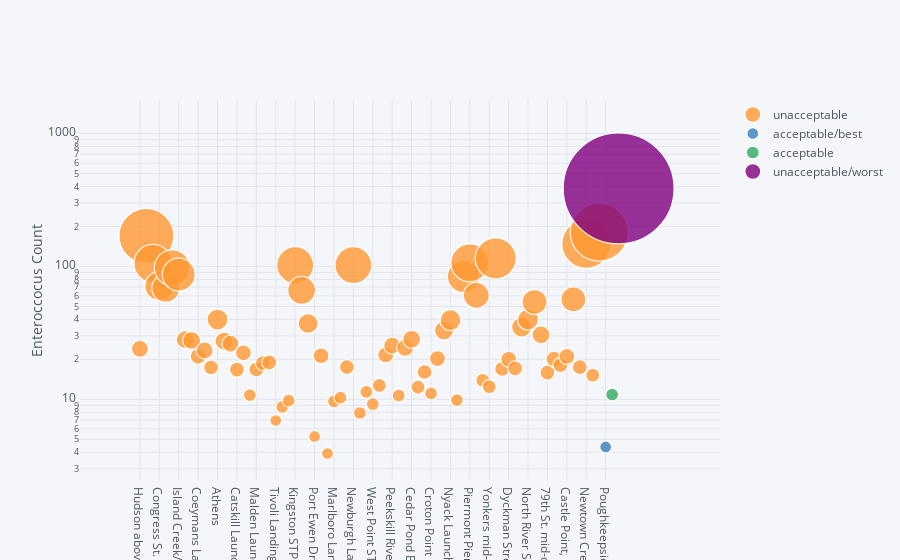

Here is the notebook cell this chart was saved with:
### Markdown cell above
**Plot the geomean vs sites in bubble chart.**

### Code cell
q1.iplot(kind='bubble', x='Site', y='geomean', size='geomean', text='Site',categories='swim',
             yTitle='Enteroccocus Count',
             filename='cufflinks/q1-bubble-chart',logy=True)

### Figure 1 — Plotly figure (JSON) as saved in the notebook; plotly's stock layout.template omitted (floating-point values rounded to 4 significant figures)
{"data": [{"marker": {"color": "rgba(255, 153, 51, 1.0)", "line": {"width": 1.3}, "opacity": 0.8, "size": [17, 55, 38, 29, 28, 36, 33, 18, 18, 16, 17, 15, 21, 18, 17, 15, 16, 13, 15, 15, 15, 12, 13, 13, 37, 28, 20, 12, 16, 12, 13, 13, 15, 37, 13, 13, 13, 14, 16, 17, 13, 17, 18, 14, 15, 13, 16, 19, 21, 13, 32, 38, 26, 14, 14, 41, 15, 16, 15, 20, 21, 25, 18, 15, 16, 15, 16, 25, 15, 49, 14, 58], "symbol": "dot"}, "mode": "markers", "name": "unacceptable", "text": ["Hudson above Mohawk River", "Mohawk River at Waterford", "Hudson River above Troy Lock", "Congress St. Bridge- Troy", "Albany Rowing Dock", "Dunn Memorial Bridge- Albany", "Island Creek/Normans Kill", "Bethlehem Launch Ramp", "Castleton", "Coeymans Landing", "Coxsackie Waterfront Park", "Gay's Point mid-channel", "Athens", "Hudson Landing Ramp", "Catskill Creek- First Bridge", "Catskill Launch Ramp", "Catskill Creek- East End", "Inbocht Bay", "Malden Launch Ramp", "Esopus Creek West", "Esopus Creek Entrance", "Tivoli Landing", "Ulster Landing Beach", "Kingston Point Beach", "Kingston STP Outfall", "Rondout- Kingston Public Dock", "Rondout- Eddyville Anchorage", "Port Ewen Drinking Water Intake", "Norrie Point Yacht Basin", "Norrie Point mid-channel", "Marlboro Landing", "Wappingers Creek", "Beacon Harbor", "Newburgh Launch Ramp", "Little Stony Point", "Cold Spring Harbor", "West Point STP Outfall", "Fort Montgomery", "Annesville Creek", "Peekskill Riverfront Green Park", "Stony Point mid-channel", "Furnace Brook", "Cedar Pond Brook", "Haverstraw Bay mid-channel", "Emeline Beach- Haverstraw", "Croton Point Beach", "Ossining Beach", "Kingsland Pt. Park- Pocantico River", "Nyack Launch Ramp", "TZ Bridge mid-channel", "Tarrytown Marina", "Piermont Pier", "Orangetown STP Outfall", "Irvington Beach", "Yonkers mid-channel", "Saw Mill River", "Yonkers STP Outfall", "Dyckman Street Beach", "GW Bridge mid-channel", "Harlem River- Washington Bridge", "North River STP at 145th", "125th St. Pier", "Harlem River- Willis Ave. Bridge", "79th St. mid-channel", "Pier 96 Kayak Launch", "East River mid-channel at Roosevelt Is.", "Castle Point, NJ", "Newtown Creek- Dutch Kills", "East River mid-channel at 23rd St.", "Newtown Creek- Metropolitan Ave. Bridge", "The Battery mid-channel", "Gowanus Canal"], "textfont": {"color": "#4D5663"}, "type": "scatter", "x": ["Hudson above Mohawk River", "Mohawk River at Waterford", "Hudson River above Troy Lock", "Congress St. Bridge- Troy", "Albany Rowing Dock", "Dunn Memorial Bridge- Albany", "Island Creek/Normans Kill", "Bethlehem Launch Ramp", "Castleton", "Coeymans Landing", "Coxsackie Waterfront Park", "Gay's Point mid-channel", "Athens", "Hudson Landing Ramp", "Catskill Creek- First Bridge", "Catskill Launch Ramp", "Catskill Creek- East End", "Inbocht Bay", "Malden Launch Ramp", "Esopus Creek West", "Esopus Creek Entrance", "Tivoli Landing", "Ulster Landing Beach", "Kingston Point Beach", "Kingston STP Outfall", "Rondout- Kingston Public Dock", "Rondout- Eddyville Anchorage", "Port Ewen Drinking Water Intake", "Norrie Point Yacht Basin", "Norrie Point mid-channel", "Marlboro Landing", "Wappingers Creek", "Beacon Harbor", "Newburgh Launch Ramp", "Little Stony Point", "Cold Spring Harbor", "West Point STP Outfall", "Fort Montgomery", "Annesville Creek", "Peekskill Riverfront Green Park", "Stony Point mid-channel", "Furnace Brook", "Cedar Pond Brook", "Haverstraw Bay mid-channel", "Emeline Beach- Haverstraw", "Croton Point Beach", "Ossining Beach", "Kingsland Pt. Park- Pocantico River", "Nyack Launch Ramp", "TZ Bridge mid-channel", "Tarrytown Marina", "Piermont Pier", "Orangetown STP Outfall", "Irvington Beach", "Yonkers mid-channel", "Saw Mill River", "Yonkers STP Outfall", "Dyckman Street Beach", "GW Bridge mid-channel", "Harlem River- Washington Bridge", "North River STP at 145th", "125th St. Pier", "Harlem River- Willis Ave. Bridge", "79th St. mid-channel", "Pier 96 Kayak Launch", "East River mid-channel at Roosevelt Is.", "Castle Point, NJ", "Newtown Creek- Dutch Kills", "East River mid-channel at 23rd St.", "Newtown Creek- Metropolitan Ave. Bridge", "The Battery mid-channel", "Gowanus Canal"], "y": [23.99, 169.7, 105.4, 71.19, 68.59, 97.7, 86.87, 28.11, 27.72, 21.08, 23.35, 17.35, 39.85, 27.41, 26.22, 16.74, 22.37, 10.75, 16.8, 18.73, 18.95, 6.926, 8.78, 9.787, 102.2, 66.11, 37.21, 5.257, 21.29, 3.91, 9.662, 10.28, 17.5, 102.6, 7.887, 11.36, 9.211, 12.72, 21.58, 25.39, 10.68, 24.39, 28.33, 12.35, 16.06, 11.07, 20.27, 32.92, 39.42, 9.873, 83.78, 106.6, 60.61, 13.91, 12.44, 115.1, 16.93, 20.03, 17.07, 34.94, 39.83, 54.03, 30.55, 15.9, 20.08, 18.06, 21.02, 56.54, 17.45, 147.7, 15.19, 181.3]}, {"marker": {"color": "rgba(55, 128, 191, 1.0)", "line": {"width": 1.3}, "opacity": 0.8, "size": [12], "symbol": "dot"}, "mode": "markers", "name": "acceptable/best", "text": ["Poughkeepsie Drinking Water Intake"], "textfont": {"color": "#4D5663"}, "type": "scatter", "x": ["Poughkeepsie Drinking Water Intake"], "y": [4.381]}, {"marker": {"color": "rgba(50, 171, 96, 1.0)", "line": {"width": 1.3}, "opacity": 0.8, "size": [13], "symbol": "dot"}, "mode": "markers", "name": "acceptable", "text": ["Poughkeepsie Launch Ramp"], "textfont": {"color": "#4D5663"}, "type": "scatter", "x": ["Poughkeepsie Launch Ramp"], "y": [10.87]}, {"marker": {"color": "rgba(128, 0, 128, 1.0)", "line": {"width": 1.3}, "opacity": 0.8, "size": [111], "symbol": "dot"}, "mode": "markers", "name": "unacceptable/worst", "text": ["Upper Sparkill Creek"], "textfont": {"color": "#4D5663"}, "type": "scatter", "x": ["Upper Sparkill Creek"], "y": [387.2]}], "layout": {"legend": {"bgcolor": "#F5F6F9", "font": {"color": "#4D5663"}}, "paper_bgcolor": "#F5F6F9", "plot_bgcolor": "#F5F6F9", "titlefont": {"color": "#4D5663"}, "xaxis1": {"gridcolor": "#E1E5ED", "showgrid": true, "tickfont": {"color": "#4D5663"}, "title": "", "titlefont": {"color": "#4D5663"}, "zerolinecolor": "#E1E5ED"}, "yaxis1": {"gridcolor": "#E1E5ED", "showgrid": true, "tickfont": {"color": "#4D5663"}, "title": "Enteroccocus Count", "titlefont": {"color": "#4D5663"}, "type": "log", "zerolinecolor": "#E1E5ED"}}}
